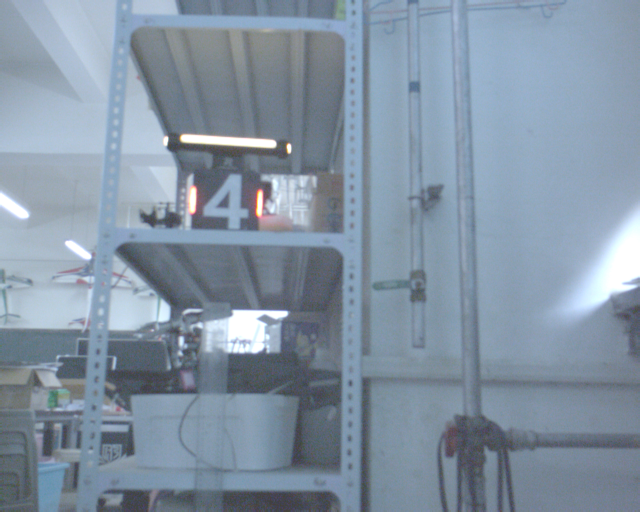
#> input picture armorred.png, 1280 x 1024 px, found by its file name (shown at 1/2 size)
$ python test.py   (older library calls are emulated)
#> lines starting #> are read from the running program, lines starting #| are printed output that depends on the picture; after the words box and inside, x2 and y2 are one past the last pixel; in counts of white or black regions, pixels touching at a corner belong together
### img/img_operation.py
import cv2
import os
import numpy as np
from threading import Thread
from time import sleep,ctime
import random
import matplotlib.pyplot as plt
import math
import sys
sys.path.append('..')
import os_op.os_operation as oso
from os_op.decorator import *
from typing import Optional,Union
#yuv_range:
#red:152-255,v
#blue:145-255,u

PRESS_ESC=(cv2.waitKey(1) & 0xFF ==27)
#> (key Esc is pressed here)
#> further down, img is the input picture: shape (1024, 1280, 3); mean B, G, R 163.6, 147.4, 131.4
RED_PATH='/home/liyuxuan/vscode/res/armor/armorred.png'
# [18 lines left out: function target_find, not called in this run]

def find_armor_beta(img_bgr:np.ndarray,
                    color = 'red',
                    trace:bool=False,
                    if_draw:bool = True)->list:
    """Find center list of input image
    If if_draw, only show center and rec only and if only there is single target detected
    Args:
        color: red or blue

    Returns:
        list: Center list
    """
    img,_ = pre_process(img_bgr,color)
    rec_list,_ = find_big_rec(img,trace)
    center_list = turn_big_rec_list_to_center_points_list(rec_list)
    if if_draw and len(center_list)==1:
        cv2.circle(img_bgr,center_list[0],10,(255,0,0),-1)
        draw_big_rec(rec_list,img_bgr,True)
    return center_list

###############################################################
def pre_process(img_ori:np.ndarray,armor_color:str)->list:
    '''
    armor_color = 'red' or 'blue'\n
    return img_single,time

    @note input img is BGR !!!
    '''
#> called with armor_color = 'red'
    img_size_yx=(img_ori.shape[0],img_ori.shape[1])

    time1=cv2.getTickCount()

    dst=cv2.GaussianBlur(img_ori,(3,3),1)
    dst=cv2.cvtColor(dst,cv2.COLOR_BGR2YUV)
#> dst: shape (1024, 1280, 3); mean of channels 0, 1, 2 144.5, 137.4, 116.6
    #out of memory error
    y,u,v=cv2.split(dst)
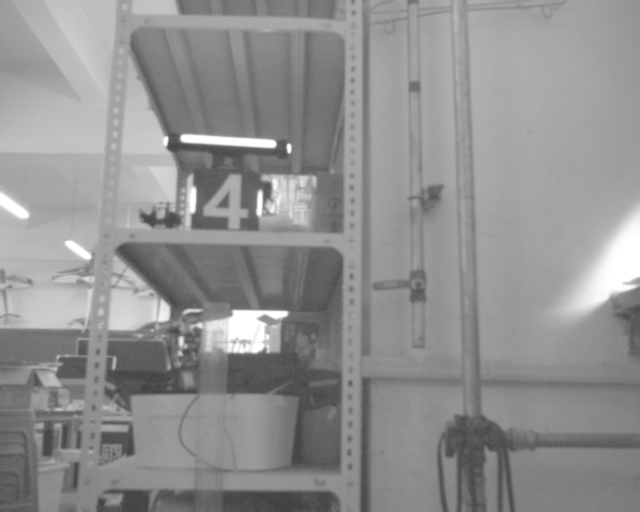
#> y: shape (1024, 1280) (shown at 1/2 size); min 63, max 255, mean 144.5
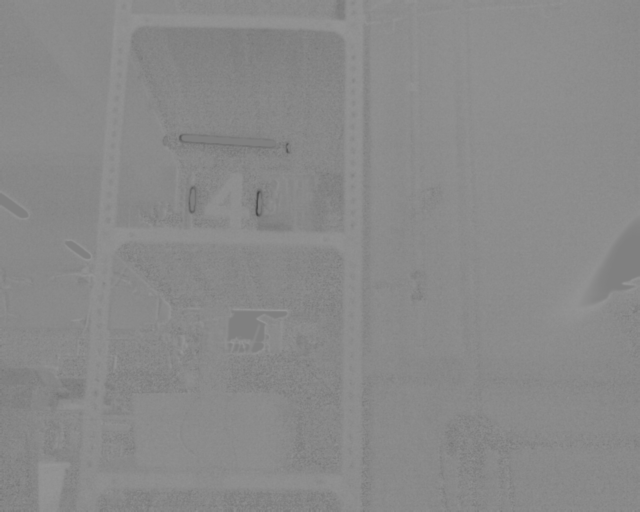
#> u: shape (1024, 1280) (shown at 1/2 size); min 64, max 154, mean 137.4
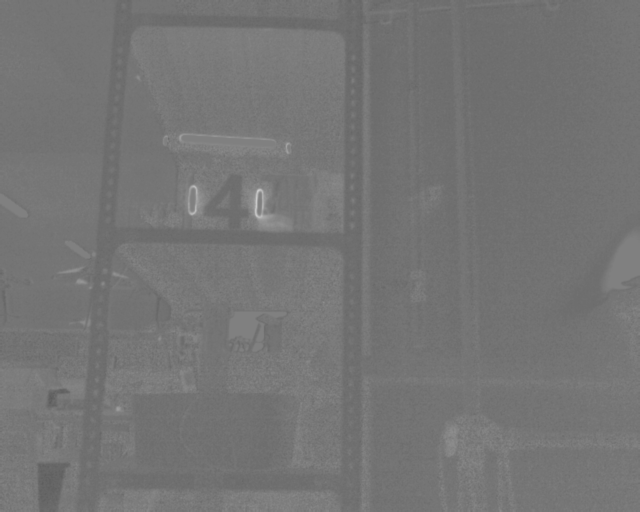
#> v: shape (1024, 1280) (shown at 1/2 size); min 90, max 207, mean 116.6
    #blue 145-255
    #red 152-255
    if armor_color=='blue':
        dst=cv2.inRange(u.reshape(img_size_yx[0],img_size_yx[1],1),145,255)
    elif armor_color=='red':
        dst=cv2.inRange(v.reshape(img_size_yx[0],img_size_yx[1],1),152,255)
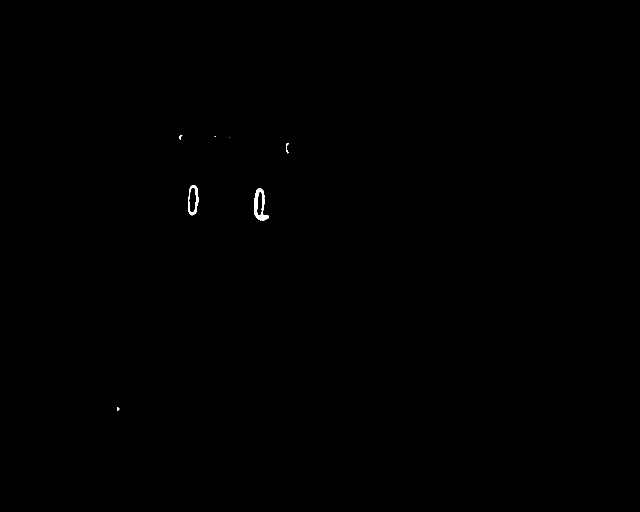
#> dst: shape (1024, 1280) (shown at 1/2 size); 0.11% white; 7 white regions (2 under 20 px), largest, box (x1, y1, x2, y2) and area: (508, 377, 538, 442) 824, (376, 370, 398, 431) 480, (572, 286, 578, 307) 53, (359, 270, 365, 279) 29, (234, 815, 239, 821) 24
    else:
        print('armor_color is wrong')
        sys.exit()
    #dst=cv2.medianBlur(dst,13)
    if img_size_yx==(1024,1280):
        kernel=cv2.getStructuringElement(cv2.MORPH_RECT,(10,10))
    elif img_size_yx==(256,320):
        kernel=cv2.getStructuringElement(cv2.MORPH_RECT,(2,2))
    else:
        print('imgsize not match, you have to preset preprocess params ')
        sys.exit()
    dst=cv2.morphologyEx(dst,cv2.MORPH_CLOSE,kernel)
#> dst: shape (1024, 1280); 0.14% white; 7 white regions (2 under 20 px)
#> (the rest of the program and of its run is left out)
